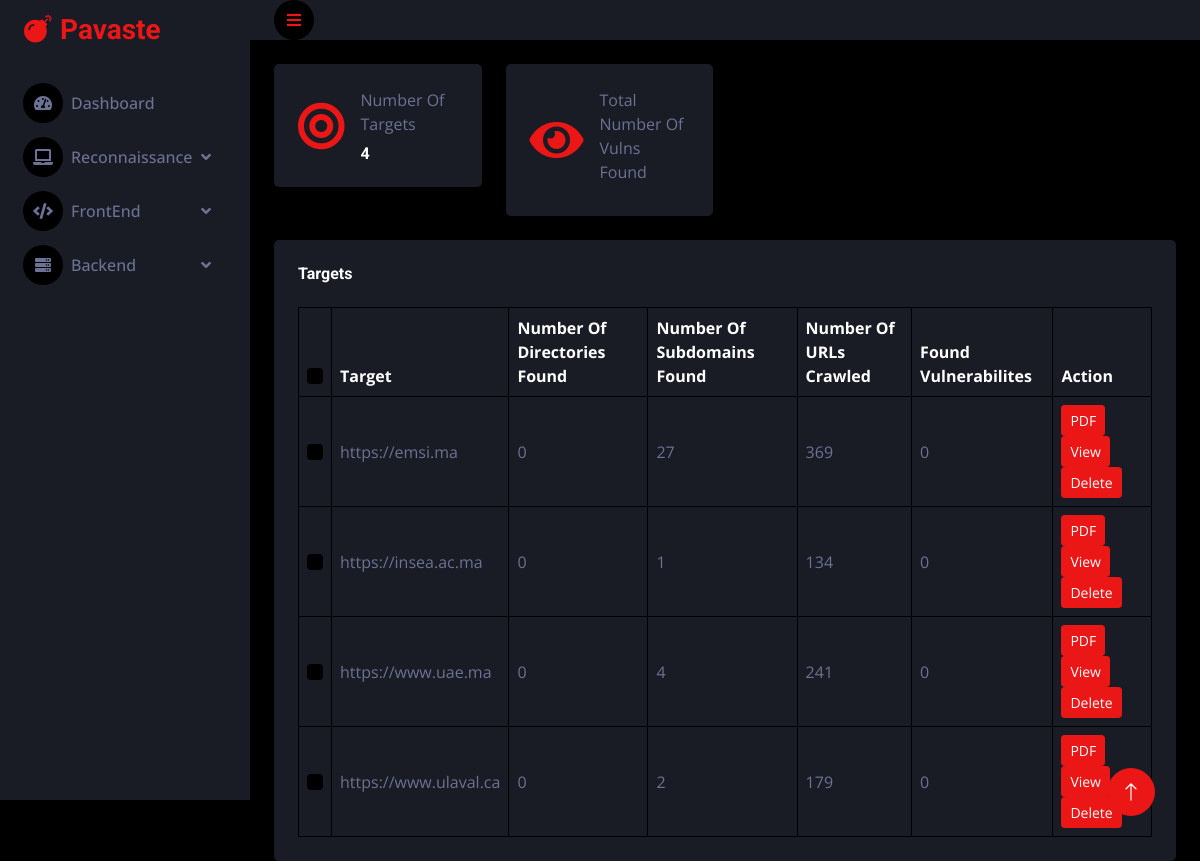
The app's page /dashboard/, older data.
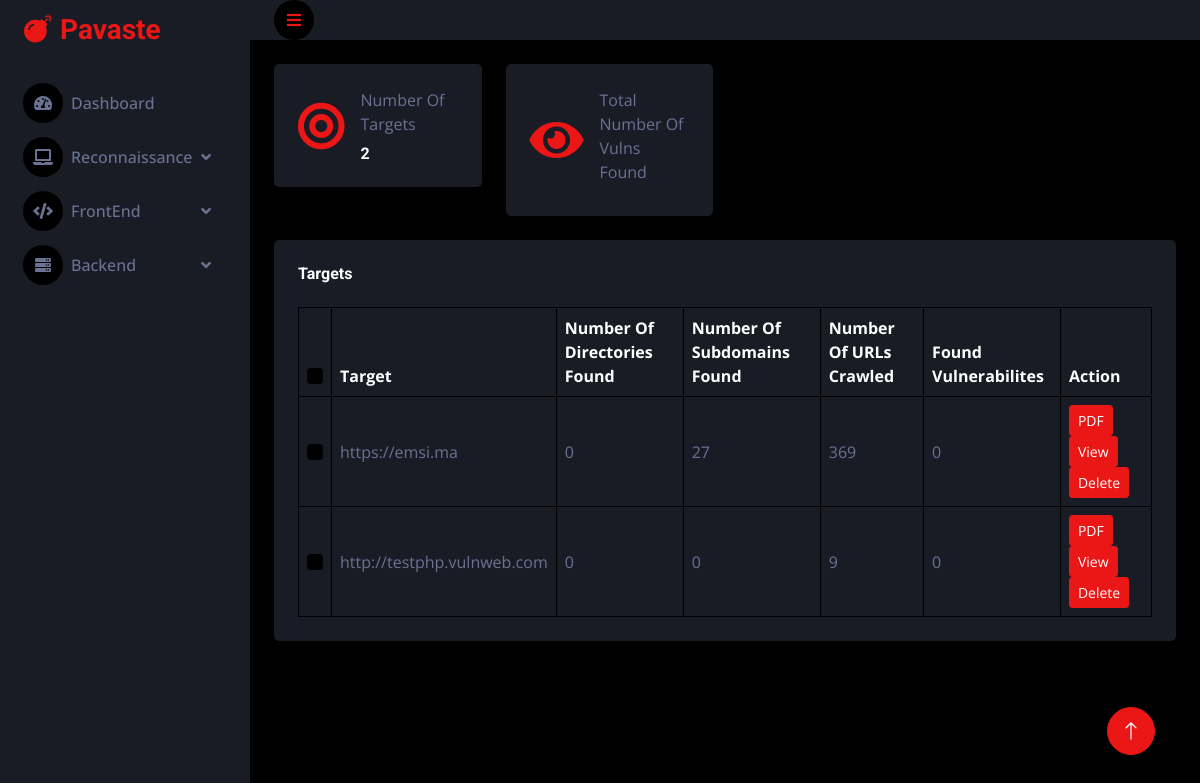
The same page, newer data.
### Main/models.py (models this page shows, shortened)
class Target(models.Model):
	url = models.CharField(max_length=50,unique=True,blank=False)

### Main/views.py (the view)
# urls.py: path('dashboard/',views.Dashboard.as_view(),name='dashboard'),
class Dashboard(View):
    def get(self,request,*args,**kwargs):
        targets = Target.objects.all()
        targets_count = targets.count()
        target_data = []
        for target in targets:
            directory_count = DirectoryListingResult.objects.filter(target=target).count()
            subdomain_count = CrtshResult.objects.filter(target=target).count()
            crawler_result = CrawlerResult.objects.filter(target=target).first()
            if crawler_result :
                url_crawled_count = (
                    len(crawler_result.robots_results) +
                    len(crawler_result.sitemap_results) +
                    len(crawler_result.css_results) +
                    len(crawler_result.js_results) +
                    len(crawler_result.internal_links) +
                    len(crawler_result.external_links) +
                    len(crawler_result.image_links) +
                    len(crawler_result.crawled_sitemap_links) +
                    len(crawler_result.crawled_js_links)
                )
            else :
                url_crawled_count = 0
            xss_count = XssResult.objects.filter(target=target, vulnerable=True).count()
            clickjacking_count = ClickjackingResult.objects.filter(target=target, vulnerable=True).count()
            directory_traversal_count = DirectoryTraversalresult.objects.filter(target=target, vulnerable=True).count()
            command_injection_count = CommandInjectionResult.objects.filter(target=target, vulnerable=True).count()
            total_vulnerabilities = (
                xss_count + clickjacking_count + directory_traversal_count + command_injection_count
            )
            target_data.append({
                'target': target,
                'directory_count': directory_count,
                'subdomain_count': subdomain_count,
                'url_crawled_count': url_crawled_count,
                'xss_count': xss_count,
                'clickjacking_count': clickjacking_count,
                'directory_traversal_count': directory_traversal_count,
                'command_injection_count': command_injection_count,
                'total_vulnerabilities': total_vulnerabilities,
            })
        context = {
            'target_data' : target_data,
            'targets_count' : targets_count,
        }
        return render(request, "Main/dashboard.html",context)

### Main/templates/Main/dashboard.html (shortened to what this page needs)
{% extends 'All/base.html' %}
{% load static%}
{% block content %}
            <div class="container-fluid pt-4 px-4">
                <div class="row g-4">
                    <div class="col-sm-6 col-xl-3">
                        <div class="bg-secondary rounded d-flex align-items-center justify-content-between p-4">
                            <i class="fa fa-bullseye fa-3x text-primary"></i>
                            <div class="ms-3">
                                <p class="mb-2">Number Of Targets</p>
                                <h6 class="mb-0">{{targets_count}}</h6>
                            </div>
                        </div>
                    </div>
                    <div class="col-sm-6 col-xl-3">
                        <div class="bg-secondary rounded d-flex align-items-center justify-content-between p-4">
                            <i class="fa fa-eye fa-3x text-primary"></i>
                            <div class="ms-3">
                                <p class="mb-2">Total Number Of Vulns Found</p>
                            </div>
                        </div>
                    </div>
                </div>
            </div>
            <div class="container-fluid pt-4 px-4">
                <div class="bg-secondary text-center rounded p-4">
                    <div class="d-flex align-items-center justify-content-between mb-4">
                        <h6 class="mb-0">Targets</h6>
                    </div>
                    <div class="table-responsive">
                        <table class="table text-start align-middle table-bordered table-hover mb-0">
                            <thead>
                                <tr class="text-white">
                                    <th scope="col"><input class="form-check-input" type="checkbox"></th>
                                    <th scope="col">Target</th>
                                    <th scope="col">Number Of Directories Found</th>
                                    <th scope="col">Number Of Subdomains Found</th>
                                    <th scope="col">Number Of URLs Crawled</th>
                                    <th scope="col">Found Vulnerabilites</th>
                                    <th scope="col">Action</th>
                                </tr>
                            </thead>
                            <tbody>
                                {% for data in target_data %}
                                <tr>
                                    <td><input class="form-check-input" type="checkbox"></td>
                                    <td>{{ data.target.url }}</td>
                                    <td>{{ data.directory_count }}</td>
                                    <td>{{ data.subdomain_count }}</td>
                                    <td>{{ data.url_crawled_count }}</td>
                                    <td>{{data.total_vulnerabilities}}</td>
                                    <td><a class="btn btn-sm btn-primary" href="{% url 'generate_pdf_report' data.target.id %}">PDF</a><a class="btn btn-sm btn-primary" href="{% url 'target_details' data.target.id %}">View</a><a class="btn btn-sm btn-primary" href="{% url 'target_details' data.target.id %}">Delete</a></td>
                                </tr>
                                {% endfor %}
                            </tbody>
                        </table>
                    </div>
                </div>
            </div>
    </div>
{% endblock %}

### templates/All/base.html (shortened to what this page needs)
{% load static %}
<!DOCTYPE html>
<html lang="en">
<head>
    <link href="https://cdnjs.cloudflare.com/ajax/libs/font-awesome/5.10.0/css/all.min.css" rel="stylesheet">
    <link href="https://cdn.jsdelivr.net/npm/bootstrap-icons@1.4.1/font/bootstrap-icons.css" rel="stylesheet">
    <link href="{% static 'lib/owlcarousel/assets/owl.carousel.min.css' %}" rel="stylesheet">
    <link href="{% static 'lib/tempusdominus/css/tempusdominus-bootstrap-4.min.css' %}" rel="stylesheet" />
    <link href="{% static 'css/bootstrap.min.css' %}" rel="stylesheet">
    <link href="{% static 'css/style.css' %}" rel="stylesheet">
</head>
<body>
    <div class="container-fluid position-relative d-flex p-0">
        <div class="sidebar pe-4 pb-3">
            <nav class="navbar bg-secondary navbar-dark">
                <a href="" class="navbar-brand mx-4 mb-3">
                    <h3 class="text-primary"><i class="fa fa-bomb me-2"></i>Pavaste</h3>
                </a>
                <div class="navbar-nav w-100">
                    <a href="{%url 'dashboard' %}" class="nav-item nav-link"><i class="fa fa-tachometer-alt me-2"></i>Dashboard</a>
                    <div class="nav-item dropdown">
                        <a href="#" class="nav-link dropdown-toggle" data-bs-toggle="dropdown"><i class="fa fa-laptop me-2"></i>Reconnaissance</a>
                    </div>
                    <div class="nav-item dropdown">
                        <a href="#" class="nav-link dropdown-toggle" data-bs-toggle="dropdown"><i class="fa fa-code me-2"></i>FrontEnd</a>
                    <div class="nav-item dropdown">
                        <a href="#" class="nav-link dropdown-toggle" data-bs-toggle="dropdown"><i class="fa fa-server me-2"></i>Backend</a>
                        </div>
                    </div>
                </div>
            </nav>
        </div>
        <div class="content">
            <nav class="navbar navbar-expand bg-secondary navbar-dark sticky-top px-4 py-0">
                <a href="#" class="sidebar-toggler flex-shrink-0">
                    <i class="fa fa-bars"></i>
                </a>
            </nav>
            {%block content%}{%endblock%}
        </div>
        <a href="#" class="btn btn-lg btn-primary btn-lg-square back-to-top"><i class="bi bi-arrow-up"></i></a>
</body>
</html>

### static/css/style.css (style rules this page uses)
:root { --primary: #EB1616; --secondary: #191C24; --light: #6C7293; --dark: #000000; }
.back-to-top { position: fixed; display: none; right: 45px; bottom: 45px; z-index: 99; }
.btn { transition: .5s; }
.btn-lg-square { width: 48px; height: 48px; }
.btn-square, .btn-sm-square, .btn-lg-square { padding: 0; display: inline-flex; align-items: center; justify-content: center; font-weight: normal; border-radius: 50px; }
.sidebar { position: fixed; top: 0; left: 0; bottom: 0; width: 250px; height: 100vh; overflow-y: auto; background: var(--secondary); transition: 0.5s; z-index: 999; }
.content { margin-left: 250px; min-height: 100vh; background: var(--dark); transition: 0.5s; }
@media (min-width: 992px) { .sidebar { margin-left: 0; } }
@media (min-width: 992px) { .content { width: calc(100% - 250px); } }
.sidebar .navbar .navbar-nav .nav-link { padding: 7px 20px; color: var(--light); font-weight: 500; border-left: 3px solid var(--secondary); border-radius: 0 30px 30px 0; outline: none; }
.sidebar .navbar .navbar-nav .nav-link i { width: 40px; height: 40px; display: inline-flex; align-items: center; justify-content: center; background: var(--dark); border-radius: 40px; }
.sidebar .navbar .dropdown-toggle::after { position: absolute; top: 15px; right: 15px; border: none; content: "\f107"; font-family: "Font Awesome 5 Free"; font-weight: 900; transition: .5s; }
.content .navbar .sidebar-toggler, .content .navbar .navbar-nav .nav-link i { width: 40px; height: 40px; display: inline-flex; align-items: center; justify-content: center; background: var(--dark); border-radius: 40px; }

Row changes from the older to the newer data that the page shows:
removed Target: target "https://insea.ac.ma", directory_count "0", subdomain_count "1", url_crawled_count "134", total_vulnerabilities "0"
removed Target: target "https://www.uae.ma", directory_count "0", subdomain_count "4", url_crawled_count "241", total_vulnerabilities "0"
removed Target: target "https://www.ulaval.ca", directory_count "0", subdomain_count "2", url_crawled_count "179", total_vulnerabilities "0"
added Target: target "http://testphp.vulnweb.com", directory_count "0", subdomain_count "0", url_crawled_count "9", total_vulnerabilities "0"
Text that changed along with them:
{{ targets_count }}: "4" → "2"
